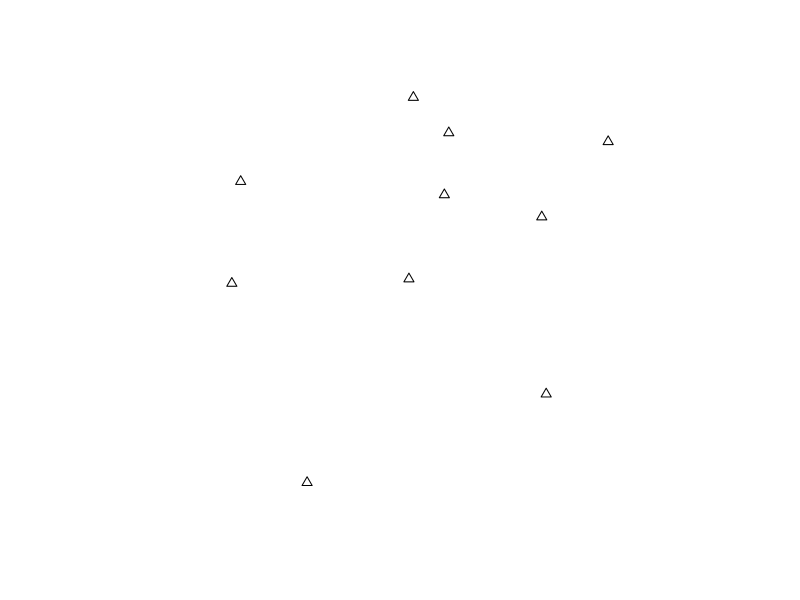

Source code (R):
#Package sp is loaded by
library(sp)

#We can generate a set of 10 points on the unit square [0,1]×[0,1] by
xc = round(runif(10), 2)
yc = round(runif(10), 2)
xy = cbind(xc, yc)
xy

#This 10×2 matrix can be converted into a SpatialPoints object by
xy.sp = SpatialPoints(xy)
xy.sp

plot(xy.sp, pch = 2)

#We can retrieve the coordinates from xy.sp by
xy.cc = coordinates(xy.sp)
class(xy.cc)

dim(xy.cc)

summary(xy.sp)
